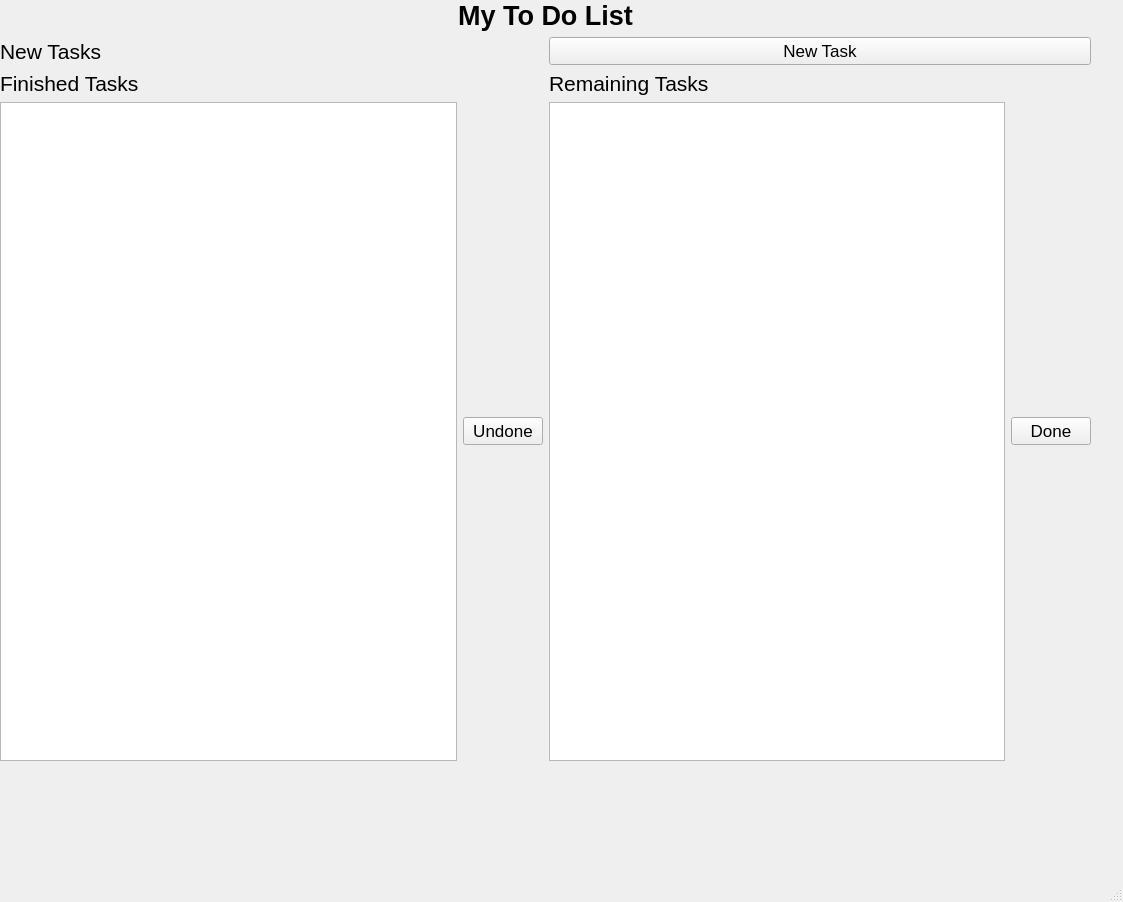
<?xml version="1.0" encoding="UTF-8"?>
<ui version="4.0">
 <class>mainWindow</class>
 <widget class="QMainWindow" name="mainWindow">
  <property name="geometry">
   <rect>
    <x>0</x>
    <y>0</y>
    <width>1123</width>
    <height>902</height>
   </rect>
  </property>
  <property name="windowTitle">
   <string>MainWindow</string>
  </property>
  <widget class="QWidget" name="centralwidget">
   <widget class="QWidget" name="">
    <property name="geometry">
     <rect>
      <x>0</x>
      <y>0</y>
      <width>1091</width>
      <height>761</height>
     </rect>
    </property>
    <layout class="QVBoxLayout" name="verticalLayout_3">
     <item>
      <widget class="QLabel" name="main_label">
       <property name="font">
        <font>
         <pointsize>20</pointsize>
         <weight>75</weight>
         <italic>false</italic>
         <bold>true</bold>
         <kerning>true</kerning>
        </font>
       </property>
       <property name="text">
        <string>My To Do List</string>
       </property>
       <property name="alignment">
        <set>Qt::AlignCenter</set>
       </property>
      </widget>
     </item>
     <item>
      <layout class="QHBoxLayout" name="horizontalLayout_4">
       <item>
        <widget class="QLabel" name="new_tasks">
         <property name="font">
          <font>
           <pointsize>16</pointsize>
          </font>
         </property>
         <property name="text">
          <string>New Tasks</string>
         </property>
        </widget>
       </item>
       <item>
        <widget class="QPushButton" name="pushButton">
         <property name="font">
          <font>
           <pointsize>13</pointsize>
          </font>
         </property>
         <property name="text">
          <string>New Task</string>
         </property>
        </widget>
       </item>
      </layout>
     </item>
     <item>
      <layout class="QHBoxLayout" name="horizontalLayout_3">
       <item>
        <layout class="QVBoxLayout" name="verticalLayout">
         <item>
          <widget class="QLabel" name="finished_tasks">
           <property name="font">
            <font>
             <pointsize>16</pointsize>
            </font>
           </property>
           <property name="text">
            <string>Finished Tasks</string>
           </property>
          </widget>
         </item>
         <item>
          <layout class="QHBoxLayout" name="horizontalLayout">
           <item>
            <widget class="QListWidget" name="finished_list"/>
           </item>
           <item>
            <widget class="QPushButton" name="pushButton_2">
             <property name="font">
              <font>
               <pointsize>13</pointsize>
              </font>
             </property>
             <property name="text">
              <string>Undone</string>
             </property>
            </widget>
           </item>
          </layout>
         </item>
        </layout>
       </item>
       <item>
        <layout class="QVBoxLayout" name="verticalLayout_2">
         <item>
          <widget class="QLabel" name="remaining_tasks">
           <property name="font">
            <font>
             <pointsize>16</pointsize>
            </font>
           </property>
           <property name="text">
            <string>Remaining Tasks</string>
           </property>
          </widget>
         </item>
         <item>
          <layout class="QHBoxLayout" name="horizontalLayout_2">
           <item>
            <widget class="QListWidget" name="remaining_list"/>
           </item>
           <item>
            <widget class="QPushButton" name="pushButton_3">
             <property name="font">
              <font>
               <pointsize>13</pointsize>
              </font>
             </property>
             <property name="text">
              <string>Done</string>
             </property>
            </widget>
           </item>
          </layout>
         </item>
        </layout>
       </item>
      </layout>
     </item>
    </layout>
   </widget>
  </widget>
  <widget class="QMenuBar" name="menubar">
   <property name="geometry">
    <rect>
     <x>0</x>
     <y>0</y>
     <width>1123</width>
     <height>26</height>
    </rect>
   </property>
  </widget>
  <widget class="QStatusBar" name="statusbar"/>
 </widget>
 <resources/>
 <connections/>
</ui>
